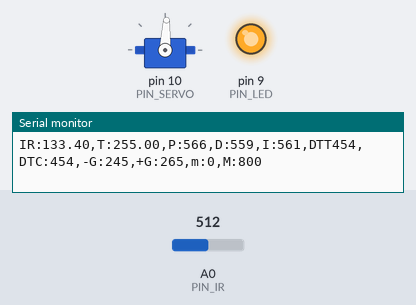
Recording of a sketch running on a simulated Arduino Uno, built with avr-gcc and run on an emulated ATmega328P. Parts: servo, output pins drawn as LEDs (lit = HIGH), the last lines printed to the serial monitor. Inputs (shaded band) come from the test bench; at power-on: A0 (PIN_IR) = 512.

Above: at 0.65 s.
1.3 s: A0 (PIN_IR) set to 306
At 3.0 s:
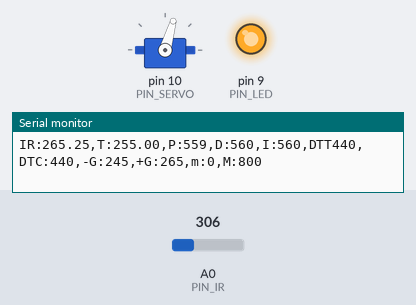
3.3 s: A0 (PIN_IR) set to 511
6.3 s: A0 (PIN_IR) set to 122
8.0 s: A0 (PIN_IR) set to 20
At 8.8 s:
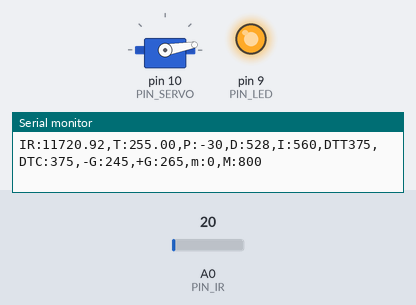
Timing chart, 0 to 10.8 s (numbered marks = the images above; inputs shaded):
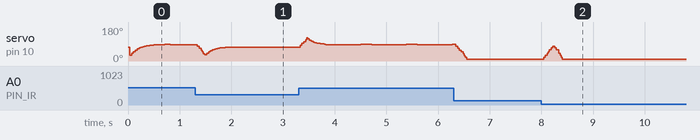

Measured:
- after the input at 8.0 s, servo on pin 10 (PIN_SERVO): rises from 10° to 79° in 0.18 s, then falls to 10° in 0.18 s

The sketch:

PIDControl_20203140.ino
```cpp
#include <Servo.h>

// Arduino pin assignment
#define PIN_SERVO 10
#define PIN_LED 9
#define PIN_IR A0

// Framework setting
#define _DIST_TARGET 255
#define _DIST_MIN 100
#define _DIST_MAX 410

// Distance sensor
#define _DIST_ALPHA 0.1

//Servo range
#define _DUTY_MIN 650
#define _DUTY_NEU 1300
#define _DUTY_MAX 1950

// Servo speed control
#define _POS_START (_DUTY_MIN + 100)
#define _POS_END (_DUTY_MAX - 100)
#define _SERVO_ANGLE 30
#define _SERVO_SPEED 700

// Event periods
#define _INTERVAL_DIST 20
#define _INTERVAL_SERVO 20
#define _INTERVAL_SERIAL 100

//PID parameters
#define _ITERM_MAX 30.0
#define _KP 1.03
#define _KD 39.7
#define _KI 0.01

// Filter
#define DELAY_MICROS  1500
#define EMA_ALPHA 0.25

//////////////////////
// global variables //
//////////////////////

float dist_min, dist_max;

// Servo instance
Servo myservo;

// Distance sensor
float dist_target; // location to send the ball
float dist_raw, dist_ema, alpha;
const float coE[] = {0.0000097, 0.0006014, 0.6475733, 59.6953395}; // ir_filtered
int a, b; // unit: mm

// Event periods
unsigned long last_sampling_time_dist, last_sampling_time_servo, last_sampling_time_serial;
bool event_dist, event_servo, event_serial;

// Servo speed control
int duty_chg_per_interval;
int duty_target, duty_curr;
int duty_neu, duty_max, duty_min;

//PID variables
float error_curr, error_prev, control, pterm, dterm, iterm;

//Filter
float ema_dist=0;
float samples_num = 3;
float filtered_dist;

void setup() {
  // initialize GPIO pins for LED and attach servo
  pinMode(PIN_LED,OUTPUT);
  digitalWrite(PIN_LED, 1);
  myservo.attach(PIN_SERVO);

  // initialize global variables
  dist_min = _DIST_MIN;
  dist_max = _DIST_MAX;
  dist_target = _DIST_TARGET;
  alpha = _DIST_ALPHA;

  duty_neu = _DUTY_NEU;
  duty_max = _DUTY_MAX;
  duty_min = _DUTY_MIN;

  iterm, dterm, pterm = 0;

  duty_target = duty_curr = _POS_START;

  myservo.writeMicroseconds(_DUTY_NEU);

  // convert angle speed into duty change per interval.
  duty_chg_per_interval = (_DUTY_MAX-_DUTY_MIN)*((float)_SERVO_SPEED/180)*((float)_INTERVAL_SERVO/1000);

  // initialize serial port
  Serial.begin(57600);

  a = 69.06;
  b = 232.12;

  // initialize last sampling time
  last_sampling_time_dist = 0;
  last_sampling_time_servo = 0;
  last_sampling_time_serial = 0;
}

void loop() {

  /////////////////////
  // Event generator //
  /////////////////////

  if(millis() >= last_sampling_time_dist +  _INTERVAL_DIST)event_dist = true;
  if(millis() >= last_sampling_time_servo + _INTERVAL_SERVO)event_servo = true;
  if(millis() >= last_sampling_time_serial + _INTERVAL_SERIAL)event_serial = true;

  ////////////////////
  // Event handlers //
  ////////////////////

  if(event_dist){
    event_dist = false;
    filtered_dist = filtered_ir_distance();
    float x = filtered_dist;
    dist_raw = coE[0] * pow(x, 3) + coE[1] * pow(x, 2) + coE[2] * x + coE[3];
    //dist_raw = 100 + 300.0 / (b-a) * (x - a);
//    dist_ema = alpha*dist_raw + (1-alpha)*dist_ema;
//    dist_raw = dist_ema;

    // PID control logic
    error_curr = dist_target - dist_raw;
    pterm = _KP * error_curr;
    dterm = _KD * (error_curr - error_prev);
    iterm += _KI * error_curr;
    if(abs(iterm) > _ITERM_MAX)iterm = 0;
    control = pterm + dterm + iterm;
    duty_target = _DUTY_NEU + control;

    //Limit duty_target within the range of [_DUTY_MIN, _DUTY_MAX]
    if(duty_target < _DUTY_MIN) duty_target = _DUTY_MIN; // lower limit
    if(duty_target > _DUTY_MAX) duty_target = _DUTY_MAX; // upper limit

    // update error_prev
    error_prev = error_curr;

    last_sampling_time_dist = millis();
  }

  if(event_servo){
    event_servo = false;

    if (duty_curr < duty_target) {
      duty_curr += duty_chg_per_interval;
      if (duty_curr > duty_target) duty_curr = duty_target;
    }
    else {
      duty_curr -= duty_chg_per_interval;
      if (duty_curr < duty_target) duty_curr = duty_target;
    }

    myservo.writeMicroseconds(duty_curr);

    last_sampling_time_servo = millis();
  }

  if(event_serial) {
   event_serial = false;
   Serial.print("IR:");
   Serial.print(dist_raw);
   Serial.print(",T:");
   Serial.print(dist_target);
   Serial.print(",P:");
   Serial.print(map(pterm,-1000,1000,510,610));
   Serial.print(",D:");
   Serial.print(map(dterm,-1000,1000,510,610));
   Serial.print(",I:");
   Serial.print(map(iterm,-1000,1000,510,610));
   Serial.print(",DTT");;
   Serial.print(map(duty_target,1000,2000,410,510));
   Serial.print(",DTC:");
   Serial.print(map(duty_curr,1000,2000,410,510));
   Serial.println(",-G:245,+G:265,m:0,M:800");

   last_sampling_time_serial = millis();
  }
}

float ir_distance(void){ // return value unit: mm
  float val;
  float volt = float(analogRead(PIN_IR));
  val = ((6762.0/(volt-9.0))-4.0) * 10.0;
  return val;
}

float under_noise_filter(void){ // 아래로 떨어지는 형태의 스파이크를 제거해주는 필터
  int currReading;
  int largestReading = 0;
  for (int i = 0; i < samples_num; i++) {
    currReading = ir_distance();
    if (currReading > largestReading) { largestReading = currReading; }
    // Delay a short time before taking another reading
    delayMicroseconds(DELAY_MICROS);
  }
  return largestReading;
}

float filtered_ir_distance(void){ // 아래로 떨어지는 형태의 스파이크를 제거 후, 위로 치솟는 스파이크를 제거하고 EMA필터를 적용함.
  // under_noise_filter를 통과한 값을 upper_nosie_filter에 넣어 최종 값이 나옴.
  int currReading;
  int lowestReading = 1024;
  for (int i = 0; i < samples_num; i++) {
    currReading = under_noise_filter();
    if (currReading < lowestReading) { lowestReading = currReading; }
  }
  // eam 필터 추가
  ema_dist = EMA_ALPHA*lowestReading + (1-EMA_ALPHA)*ema_dist;
  return ema_dist;
}
```
